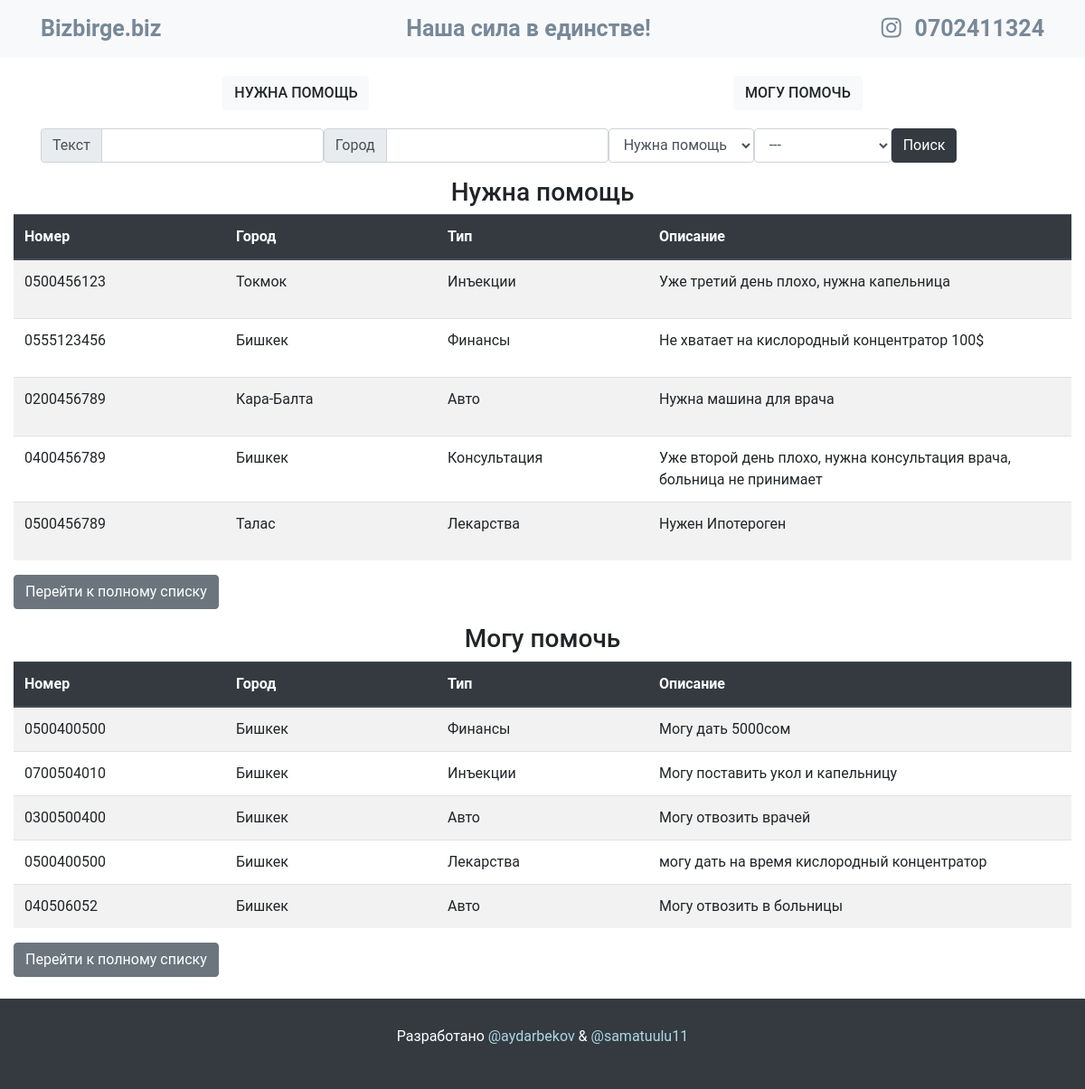
The page / on the database its author committed.
### webapp/models.py (models this page shows, shortened)
class Ad(models.Model):
    ad_type = models.CharField(max_length=50, choices=TYPE_CHOICES, default=TYPE_CHOICES[0][0], verbose_name="Тема")
    number = models.CharField(max_length=50, verbose_name='Номер телефона')
    city = models.CharField(max_length=50, verbose_name='Город')
    group = models.CharField(max_length=50, choices=GROUP_CHOICES, default=GROUP_CHOICES[0][0], verbose_name="Тема")
    description = models.TextField(max_length=3000, verbose_name='Описание')
    status = models.CharField(max_length=50, choices=STATUS_CHOICES, default=STATUS_CHOICES[0][0], verbose_name='Статус')
    date = models.DateTimeField(auto_now_add=True, null=True, blank=True, verbose_name='Дата добавления')
    class Meta:
        verbose_name = 'Объявление'
        verbose_name_plural = 'Объявления'

### webapp/views.py (the view)
# urls.py: path('', IndexView.as_view(), name='index'),
class IndexView(ListView):
    template_name = 'index.html'
    model = Ad
    context_object_name = "ads"
    def get(self, request, *args, **kwargs):
        self.form = self.get_search_form()
        return super().get(request, *args, **kwargs)
    def get_search_form(self):
        return SimpleSearchForm(self.request.GET)
    def get_context_data(self, *, object_list=None, **kwargs):
        context = super().get_context_data()
        context['ads_sorted'] = Ad.objects.filter(status='active', ad_type='need_help').order_by('-date')[:5]
        context['ads_sorted_can_help'] = Ad.objects.filter(status='active', ad_type='can_help').order_by('-date')[:5]
        context['form'] = self.form
        return context

### webapp/forms.py
class SimpleSearchForm(forms.Form):
    descr = forms.CharField(max_length=100, required=False, label="Текст")
    city = forms.CharField(max_length=100, required=False, label="Город")
    type = forms.ChoiceField(choices=TYPE_CHOICES, label='Тип', required=False)
    group = forms.ChoiceField(choices=GROUP_CHOICES, label='Группа', required=False)

### webapp/templates/index.html (shortened to what this page needs)
{% extends 'base.html' %}
{% load static %}
{% block content %}
    <div class="container mb-3">
        <form class="form-inline" action="{% url 'webapp:ad_list' type='search' %}" method="GET">
            {% include 'partial/simple_search.html' %}
            <input type="submit" class='btn btn-dark search-button' value="Поиск">
        </form>
    </div>
    <div class="container-fluid">
        <div class="ads-index-table">
            <h3>Нужна помощь</h3>
            <table class="table table-striped">
                <thead class="thead-dark">
                <tr>
                    <th scope="col">Номер</th>
                    <th scope="col">Город</th>
                    <th scope="col">Тип</th>
                    <th scope="col" colspan="2">Описание</th>
                </tr>
                </thead>
                <tbody>
                {% for ad in ads_sorted %}
                    <tr>
                        <td class="table-number">{{ ad.number }}</td>
                        <td>{{ ad.city }}</td>
                        <td><p>{{ ad.get_group_display }}</p></td>
                        <td colspan="2">{{ ad.description }}</td>
                    </tr>
                {% endfor %}
                </tbody>
            </table>
            <a href="{% url 'webapp:ad_list' 'need_help' %}" role="button" class="btn btn-secondary to-list">Перейти к полному списку</a>
        </div>
        <div class="ads-index-table mt-3">
            <h3>Могу помочь</h3>
            <table class="table table-striped">
                <thead class="thead-dark">
                <tr>
                    <th scope="col">Номер</th>
                    <th scope="col">Город</th>
                    <th scope="col">Тип</th>
                    <th scope="col" colspan="2">Описание</th>
                </tr>
                </thead>
                <tbody>
                {% for ad in ads_sorted_can_help %}
                    <tr>
                        <td class="table-number">{{ ad.number }}</td>
                        <td>{{ ad.city }}</td>
                        <td>{{ ad.get_group_display }}</td>
                        <td colspan="2">{{ ad.description }}</td>
                    </tr>
                {% endfor %}
                </tbody>
            </table>
            <a href="{% url 'webapp:ad_list' 'can_help' %}"class="btn btn-secondary to-list">Перейти к полному списку</a>
        </div>
    </div>
{% endblock %}

### webapp/templates/base.html (shortened to what this page needs)
{% load static %}
<!doctype html>
<html lang="en">
<head>
    <link rel="stylesheet" href="{% static 'css/bootstrap.css' %}">
    <link rel="stylesheet" href="{% static "css/style.css" %}">
    <link rel="stylesheet" href="https://use.fontawesome.com/releases/v5.13.1/css/all.css">
</head>
<body>
<header>
    <nav class="navbar navbar-light bg-light">
        <div class="container">
            <a href="{% url 'webapp:index' %}" class="navbar-brand">Bizbirge.biz</a>
            <p>Наша сила в единстве!</p>
            <p><a href="https://www.instagram.com/bizbirge.biz/" target="_blank"><i class="fab fa-instagram insta-logo"></i></a>0702411324</p>
        </div>
    </nav>
    <div class="container d-flex justify-content-around my-3 flex-wrap ad-buttons create-btns">
        <a href="{% url 'webapp:ad_create' type='need_help'%}" role="button" class="btn btn-light text-uppercase my-1">Нужна помощь</a>
        <a href="{% url 'webapp:ad_create' type='can_help'%}" role="button" class="btn btn-light text-uppercase my-1">Могу помочь</a>
    </div>
</header>
{% block content %}{% endblock %}
<footer>
    <div class="container-fluid mt-4 d-flex justify-content-center align-items-center">
        <p>Разработано <a href="https://www.instagram.com/akyl.aydarbekov/">@aydarbekov</a> & <a href="https://www.instagram.com/samatuulu11/">@samatuulu11</a></p>
    </div>
</footer>
</body>
</html>

### webapp/templates/partial/simple_search.html (shortened to what this page needs)
{% load widget_tweaks %}
{% for field in form %}
    {% if field|field_type == 'charfield' %}
        <div class="input-group">
            <div class="input-group-prepend">
                <label for="{{ field.id_for_label }}" class="input-group-text">{{ field.label }}</label>
            </div>
                {{ field|add_class:"form-control" }}
        </div>
    {% else %}
        {{ field|add_class:"form-control" }}
    {% endif %}
{% endfor %}

### webapp/static/css/style.css (style rules this page uses)
body { font-family: roboto, arial, sans-serif; margin: 0; }
.table { table-layout: fixed!important; }
footer .container-fluid { height: 100px; background-color: #343a40; color: white; }
footer .container-fluid a { color: lightblue; }
.navbar-brand { font-weight: 600; font-size: 25px; color: lightslategray!important; }
.navbar p { font-weight: 600!important; font-size: 25px; color: lightslategray!important; margin: 0; margin-left: -109px; }
.ad-buttons a { font-weight: 500; }
.ads-index-table h3 { text-align: center; }
.insta-logo { color: lightslategray; margin-right: 15px; }

### rows shown on the page
Ad: number "0500456123", city "Токмок", group "Инъекции", description "Уже третий день плохо, нужна капельница"
Ad: number "0555123456", city "Бишкек", group "Финансы", description "Не хватает на кислородный концентратор 100$"
Ad: number "0200456789", city "Кара-Балта", group "Авто", description "Нужна машина для врача"
Ad: number "0400456789", city "Бишкек", group "Консультация", description "Уже второй день плохо, нужна консультация врача, больница не принимает"
Ad: number "0500456789", city "Талас", group "Лекарства", description "Нужен Ипотероген"
Ad: number "0500400500", city "Бишкек", group "Финансы", description "Могу дать 5000сом"
Ad: number "0700504010", city "Бишкек", group "Инъекции", description "Могу поставить укол и капельницу"
Ad: number "0300500400", city "Бишкек", group "Авто", description "Могу отвозить врачей"
Ad: number "0500400500", city "Бишкек", group "Лекарства", description "могу дать на время кислородный концентратор"
Ad: number "040506052", city "Бишкек", group "Авто", description "Могу отвозить в больницы"

### other values the page prints
{{ field.label }} "Текст" "Город"
